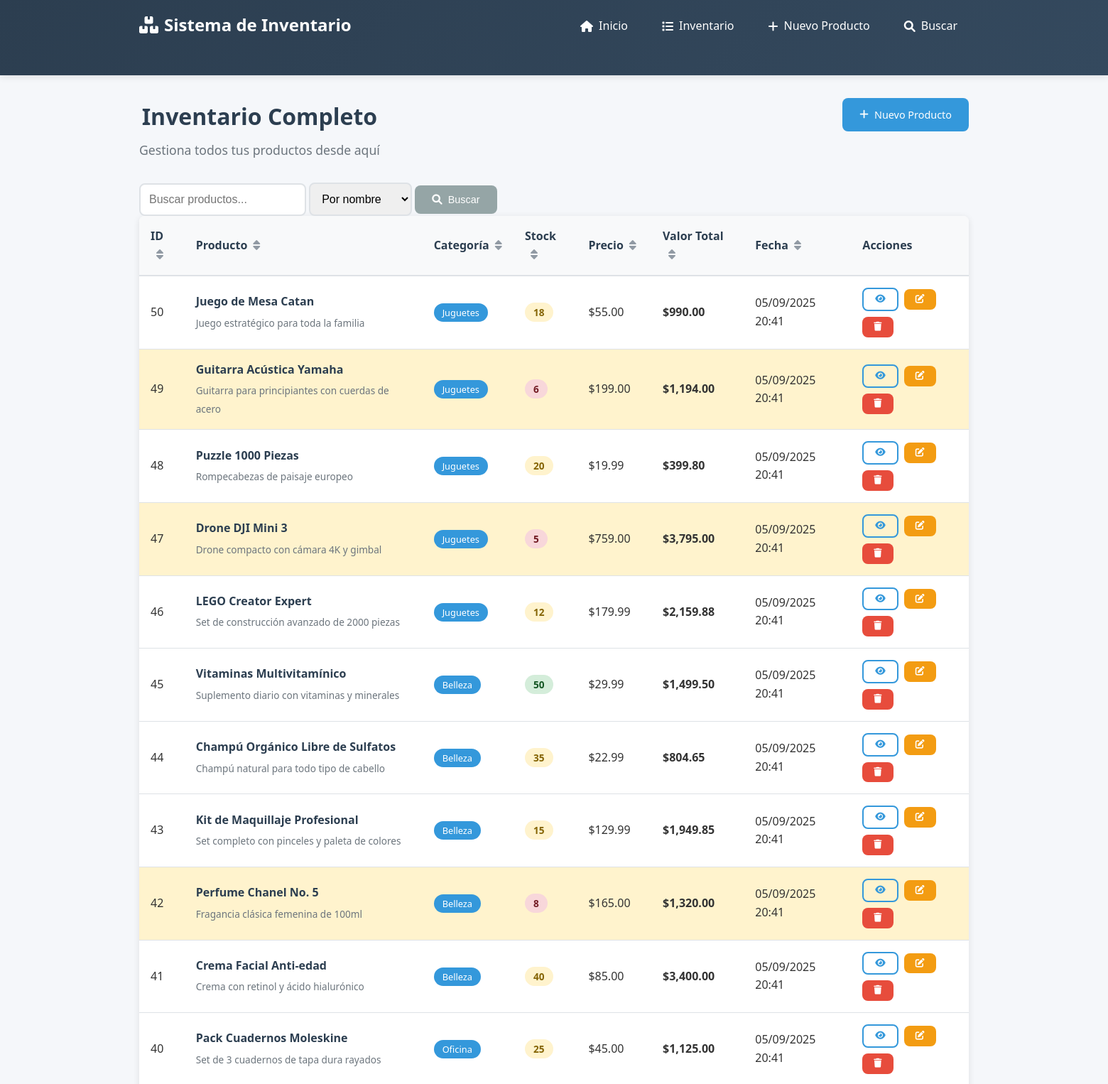
Page /inventario (upper part) on the committed database.
### tables this page shows
CREATE TABLE productos (
                id INTEGER PRIMARY KEY AUTOINCREMENT,
                nombre TEXT NOT NULL UNIQUE,
                descripcion TEXT,
                cantidad INTEGER NOT NULL DEFAULT 0,
                precio REAL NOT NULL DEFAULT 0,
                categoria TEXT NOT NULL DEFAULT 'General',
                fecha_creacion TIMESTAMP DEFAULT CURRENT_TIMESTAMP,
                fecha_actualizacion TIMESTAMP DEFAULT CURRENT_TIMESTAMP
            );

### app.py (the view)
@app.route('/inventario')
def inventario():
    products = get_all_products()
    categories = get_categories()
    return render_template('inventario.html', products=products, categories=categories)

### app.py (called while the page is built)
def get_db_connection():
    conn = sqlite3.connect(DATABASE)
    conn.row_factory = sqlite3.Row
    return conn

def get_all_products():
    with get_db_connection() as conn:
        products = conn.execute('''
            SELECT * FROM productos ORDER BY id DESC
        ''').fetchall()
    return products

def get_categories():
    with get_db_connection() as conn:
        categories = conn.execute('''
            SELECT DISTINCT categoria FROM productos
            WHERE categoria IS NOT NULL AND categoria != ''
            ORDER BY categoria
        ''').fetchall()
    return [cat['categoria'] for cat in categories]

@app.template_filter('currency')
def currency_filter(amount):
    return f"${amount:,.2f}"

@app.template_filter('datetime')
def datetime_filter(date_string):
    if date_string:
        dt = datetime.fromisoformat(date_string.replace('Z', '+00:00'))
        return dt.strftime('%d/%m/%Y %H:%M')
    return ''

### templates/inventario.html (shortened to what this page needs)
{% extends "base.html" %}
{% block content %}
<div class="inventory-page">
    <div class="page-header">
        <div class="header-content">
            <div>
                <h2>Inventario Completo</h2>
                <p>Gestiona todos tus productos desde aquí</p>
            </div>
            <div class="header-actions">
                <a href="{{ url_for('nuevo_producto') }}" class="btn btn-primary">
                    <i class="fas fa-plus"></i>
                    Nuevo Producto
                </a>
            </div>
        </div>
    </div>
    <div class="filters">
        <form method="GET" action="{{ url_for('buscar') }}" class="search-form">
            <div class="search-group">
                <input type="text" name="q" placeholder="Buscar productos..." class="search-input">
                <select name="type" class="search-select">
                    <option value="nombre">Por nombre</option>
                </select>
                <button type="submit" class="btn btn-secondary">
                    <i class="fas fa-search"></i>
                    Buscar
                </button>
            </div>
        </form>
    </div>
    {% if products %}
        <div class="table-container">
            <table class="products-table">
                <thead>
                    <tr>
                        <th>ID</th>
                        <th>Producto</th>
                        <th>Categoría</th>
                        <th>Stock</th>
                        <th>Precio</th>
                        <th>Valor Total</th>
                        <th>Fecha</th>
                        <th>Acciones</th>
                    </tr>
                </thead>
                <tbody>
                    {% for product in products %}
                    <tr class="product-row {% if product.cantidad < 10 %}low-stock{% endif %}">
                        <td>{{ product.id }}</td>
                        <td>
                            <div class="product-info">
                                <strong>{{ product.nombre }}</strong>
                                {% if product.descripcion %}
                                <small>{{ product.descripcion[:50] }}{% if product.descripcion|length > 50 %}...{% endif %}</small>
                                {% endif %}
                            </div>
                        </td>
                        <td>
                            <span class="category-badge">{{ product.categoria }}</span>
                        </td>
                        <td>
                            <span class="stock-badge {% if product.cantidad < 10 %}low{% elif product.cantidad < 50 %}medium{% else %}high{% endif %}">
                                {{ product.cantidad }}
                            </span>
                        </td>
                        <td>{{ product.precio | currency }}</td>
                        <td><strong>{{ (product.cantidad * product.precio) | currency }}</strong></td>
                        <td>{{ product.fecha_creacion | datetime }}</td>
                        <td>
                            <div class="action-buttons">
                                <a href="{{ url_for('ver_producto', product_id=product.id) }}"
                                   class="btn btn-sm btn-outline" title="Ver detalles">
                                    <i class="fas fa-eye"></i>
                                </a>
                                <a href="{{ url_for('editar_producto', product_id=product.id) }}"
                                   class="btn btn-sm btn-warning" title="Editar">
                                    <i class="fas fa-edit"></i>
                                </a>
                                <button onclick="deleteProduct({{ product.id }}, '{{ product.nombre }}')"
                                        class="btn btn-sm btn-danger" title="Eliminar">
                                    <i class="fas fa-trash"></i>
                                </button>
                            </div>
                        </td>
                    </tr>
                    {% endfor %}
                </tbody>
            </table>
        </div>
    {% endif %}
</div>
{% endblock %}

### static/style.css (style rules this page uses)
* { margin: 0; padding: 0; box-sizing: border-box; }
:root { --primary-color: #3498db; --primary-dark: #2980b9; --secondary-color: #95a5a6; --success-color: #27ae60; --warning-color: #f39c12; --danger-color: #e74c3c; --info-color: #17a2b8; --light-color: #f8f9fa; --dark-color: #2c3e50; --border-color: #dee2e6; --text-color: #333; --text-muted: #6c757d; --shadow: 0 2px 10px rgba(0, 0, 0, 0.1); --shadow-lg: 0 4px 20px rgba(0, 0, 0, 0.15); --border-radius: 8px; --transition: all 0.3s ease; }
body { font-family: 'Segoe UI', Tahoma, Geneva, Verdana, sans-serif; line-height: 1.6; color: var(--text-color); background-color: #f5f7fa; }
.header-content { display: flex; justify-content: space-between; align-items: center; flex-wrap: wrap; gap: 1rem; }
.page-header { margin-bottom: 2rem; text-align: center; }
.page-header h2 { color: var(--dark-color); margin-bottom: 0.5rem; font-size: 2rem; }
.page-header p { color: var(--text-muted); font-size: 1.1rem; }
.header-content { display: flex; justify-content: space-between; align-items: flex-start; margin-bottom: 2rem; }
.btn { display: inline-flex; align-items: center; gap: 0.5rem; padding: 0.75rem 1.5rem; border: none; border-radius: var(--border-radius); text-decoration: none; font-size: 0.9rem; font-weight: 500; cursor: pointer; transition: var(--transition); text-align: center; white-space: nowrap; }
.btn-primary { background-color: var(--primary-color); color: white; }
.btn-secondary { background-color: var(--secondary-color); color: white; }
.btn-warning { background-color: var(--warning-color); color: white; }
.btn-danger { background-color: var(--danger-color); color: white; }
.btn-outline { background-color: transparent; color: var(--primary-color); border: 2px solid var(--primary-color); }
.btn-sm { padding: 0.5rem 1rem; font-size: 0.8rem; }
.action-buttons { display: flex; gap: 1rem; flex-wrap: wrap; }
.table-container { background: white; border-radius: var(--border-radius); box-shadow: var(--shadow); overflow: hidden; margin-bottom: 2rem; }
.products-table { width: 100%; border-collapse: collapse; }
.products-table th { background: var(--light-color); padding: 1rem; text-align: left; font-weight: 600; color: var(--dark-color); border-bottom: 2px solid var(--border-color); }
.products-table td { padding: 1rem; border-bottom: 1px solid var(--border-color); }
.product-row.low-stock { background-color: #fff3cd; }
.product-info strong { display: block; color: var(--dark-color); margin-bottom: 0.25rem; }
.product-info small { color: var(--text-muted); font-size: 0.85rem; }
.category-badge { background: var(--primary-color); color: white; padding: 0.25rem 0.75rem; border-radius: 20px; font-size: 0.8rem; font-weight: 500; }
.stock-badge { padding: 0.25rem 0.75rem; border-radius: 20px; font-weight: 600; font-size: 0.85rem; }
.stock-badge.low { background: #f8d7da; color: #721c24; }
.stock-badge.medium { background: #fff3cd; color: #856404; }
.stock-badge.high { background: #d4edda; color: #155724; }
.action-buttons { display: flex; gap: 0.5rem; align-items: center; }
.search-input, .search-select { padding: 0.75rem; border: 2px solid var(--border-color); border-radius: var(--border-radius); font-size: 1rem; }

### rows in the picture
productos: id "50", nombre "Juego de Mesa Catan", descripcion "Juego estratégico para toda la familia", categoria "Juguetes", cantidad "18", precio "$55.00", (product.cantidad*product.precio)|currency "$990.00", fecha_creacion "05/09/2025 20:41"
productos: id "49", nombre "Guitarra Acústica Yamaha", descripcion "Guitarra para principiantes con cuerdas de acero", categoria "Juguetes", cantidad "6", precio "$199.00", (product.cantidad*product.precio)|currency "$1,194.00", fecha_creacion "05/09/2025 20:41"
productos: id "48", nombre "Puzzle 1000 Piezas", descripcion "Rompecabezas de paisaje europeo", categoria "Juguetes", cantidad "20", precio "$19.99", (product.cantidad*product.precio)|currency "$399.80", fecha_creacion "05/09/2025 20:41"
productos: id "47", nombre "Drone DJI Mini 3", descripcion "Drone compacto con cámara 4K y gimbal", categoria "Juguetes", cantidad "5", precio "$759.00", (product.cantidad*product.precio)|currency "$3,795.00", fecha_creacion "05/09/2025 20:41"
productos: id "46", nombre "LEGO Creator Expert", descripcion "Set de construcción avanzado de 2000 piezas", categoria "Juguetes", cantidad "12", precio "$179.99", (product.cantidad*product.precio)|currency "$2,159.88", fecha_creacion "05/09/2025 20:41"
productos: id "45", nombre "Vitaminas Multivitamínico", descripcion "Suplemento diario con vitaminas y minerales", categoria "Belleza", cantidad "50", precio "$29.99", (product.cantidad*product.precio)|currency "$1,499.50", fecha_creacion "05/09/2025 20:41"
productos: id "44", nombre "Champú Orgánico Libre de Sulfatos", descripcion "Champú natural para todo tipo de cabello", categoria "Belleza", cantidad "35", precio "$22.99", (product.cantidad*product.precio)|currency "$804.65", fecha_creacion "05/09/2025 20:41"
productos: id "43", nombre "Kit de Maquillaje Profesional", descripcion "Set completo con pinceles y paleta de colores", categoria "Belleza", cantidad "15", precio "$129.99", (product.cantidad*product.precio)|currency "$1,949.85", fecha_creacion "05/09/2025 20:41"
productos: id "42", nombre "Perfume Chanel No. 5", descripcion "Fragancia clásica femenina de 100ml", categoria "Belleza", cantidad "8", precio "$165.00", (product.cantidad*product.precio)|currency "$1,320.00", fecha_creacion "05/09/2025 20:41"
productos: id "41", nombre "Crema Facial Anti-edad", descripcion "Crema con retinol y ácido hialurónico", categoria "Belleza", cantidad "40", precio "$85.00", (product.cantidad*product.precio)|currency "$3,400.00", fecha_creacion "05/09/2025 20:41"
productos: id "40", nombre "Pack Cuadernos Moleskine", descripcion "Set de 3 cuadernos de tapa dura rayados", categoria "Oficina", cantidad "25", precio "$45.00", (product.cantidad*product.precio)|currency "$1,125.00", fecha_creacion "05/09/2025 20:41"
